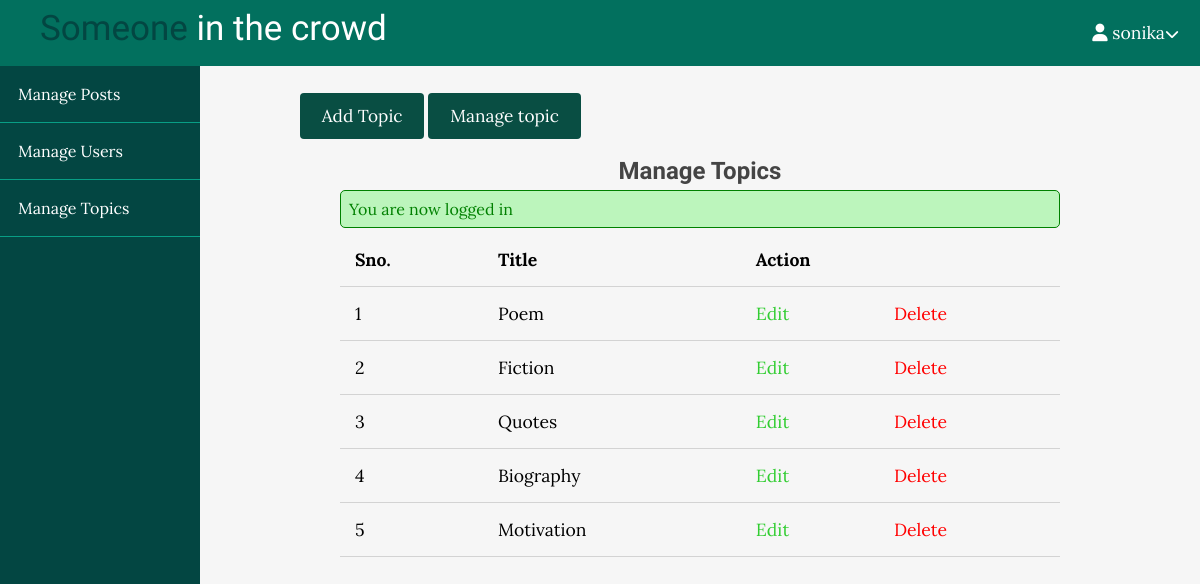
The page /admin/topics/index.php (signed in) on the database its author committed.
### tables this page shows
CREATE TABLE `topics` (
  `id` int(11) NOT NULL,
  `name` varchar(100) NOT NULL,
  `description` text NOT NULL
);

### app/controllers/topics.php (called while the page is built, shortened)
<?php
include(ROOT_PATH."/app/database/db.php");
$table='topics';
$topics=selectAll($table);

### app/database/db.php (called while the page is built, shortened)
<?php
require('connect.php');
function selectAll($table , $conditions=[])
{
    global $conn;
    $sql= "SELECT * FROM $table";
    if(empty($conditions)){
    $stmt = $conn->prepare($sql);
    $stmt->execute();
    $records= $stmt->get_result()->fetch_all(MYSQLI_ASSOC);
    return $records;}
}

### admin/topics/index.php (the view, shortened to what this page needs)
<?php
include(ROOT_PATH."/app/controllers/topics.php");
?>
<!DOCTYPE html>
<html lang="en">
<head>
   <link rel ="stylesheet" href="../../assets/css/style.css">
    <link rel ="stylesheet" href="../../assets/css/admin.css">
</head>
<body>
<?php include(ROOT_PATH ."/app/include/adminheader.php");?>
    <div class="admin-wrapper">
    <?php include(ROOT_PATH ."/app/include/adminsidebar.php");?>
        <div class="admin-content">
            <div class="button-group">
            <a href="create.php " class="btn btn-big"> Add Topic</a>
            <a href="index.php" class="btn btn-big"> Manage topic</a></div>
    <div class="content">
        <h2 class="page-title"> Manage Topics</h2>
        <?php include(ROOT_PATH."/app/include/message.php");?>
        <table>
            <thead>
                <th>Sno.</th>
                <th> Title</th>
                <th colspan="2">Action</th>
            </thead>
            <tbody>
                <?php foreach($topics as $key => $topic):?>
                    <tr>
                    <td> <?php echo $key +1;?></td>
                    <td>  <?php echo $topic['name'];?></td>
                    <td> <a href ="edit.php?id= <?php echo $topic['id'];?>" class="edit">Edit</a></td>
                     <td> <a href ="index.php?del_id= <?php echo $topic['id'];?>" class="delete">Delete</a></td>
                </tr>
                <?php endforeach;?>
            </tbody>
        </table>
    </div>
</body>
</html>

### assets/css/style.css (style rules this page uses)
* { box-sizing:border-box; }
html,body { height: 100%; padding:0px; margin:0px; background:#f6f6f6; font-family:'Lora',serif; }
h1,h2,h3,h4,h5,h6 { font-family: 'candal',sans-serif; color:#444; margin:5px; }
a { text-decoration:none; color:inherit; }
.btn { padding:.5rem 1rem; background:#094e43; color:white; border:1px solid transparent; border-radius: .25rem; font-size: 1.08em; font-family:'Lora',serif; }
.btn-big { padding:.7rem 1.3rem; line-height:1.3rem; }
.content { width:90%; margin: 30px auto 30px; }

### assets/css/admin.css (style rules this page uses)
.page-title { text-align: center; }
.admin-wrapper { display:flex; height:calc(100% - 66px); }
.admin-wrapper .admin-content { height:100%; flex:8; padding: 40px 100px 100px; overflow-y: scroll; }
table { width: 100%; border-collapse:collapse; font-size: 1.1rem; }
th,td { padding: 15px; text-align: left; border-bottom: 1px solid #d3d3d3; }
.edit { color:limegreen; }
.delete { color:red; }

### rows shown on the page
topics: name "Poem"
topics: name "Fiction"
topics: name "Quotes"
topics: name "Biography"
topics: name "Motivation"

### other values the page prints
$_SESSION['username'] "sonika"
$_SESSION['message'] "You are now logged in"
